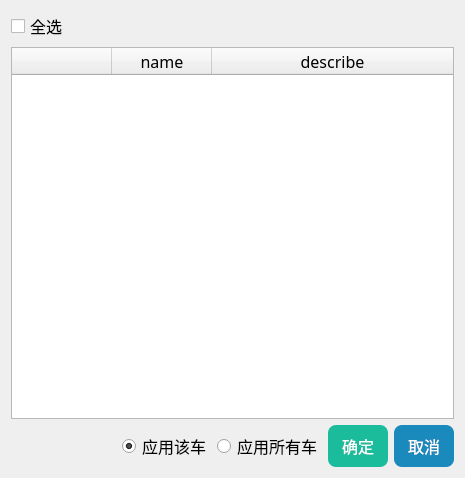
<?xml version="1.0" encoding="UTF-8"?>
<ui version="4.0">
 <class>edit_attribute_value</class>
 <widget class="QDialog" name="edit_attribute_value">
  <property name="geometry">
   <rect>
    <x>0</x>
    <y>0</y>
    <width>465</width>
    <height>478</height>
   </rect>
  </property>
  <property name="windowTitle">
   <string>edit_attribute_value</string>
  </property>
  <layout class="QGridLayout" name="gridLayout">
   <item row="0" column="0">
    <widget class="QCheckBox" name="checkBox">
     <property name="font">
      <font>
       <family>微软雅黑</family>
       <pointsize>12</pointsize>
      </font>
     </property>
     <property name="text">
      <string>全选</string>
     </property>
    </widget>
   </item>
   <item row="0" column="1" colspan="3">
    <spacer name="horizontalSpacer">
     <property name="orientation">
      <enum>Qt::Horizontal</enum>
     </property>
     <property name="sizeHint" stdset="0">
      <size>
       <width>229</width>
       <height>20</height>
      </size>
     </property>
    </spacer>
   </item>
   <item row="1" column="0" colspan="5">
    <widget class="QTableWidget" name="tableWidget">
     <property name="font">
      <font>
       <family>微软雅黑</family>
       <pointsize>12</pointsize>
      </font>
     </property>
     <attribute name="horizontalHeaderStretchLastSection">
      <bool>true</bool>
     </attribute>
     <column>
      <property name="text">
       <string/>
      </property>
     </column>
     <column>
      <property name="text">
       <string>name</string>
      </property>
      <property name="font">
       <font>
        <family>微软雅黑</family>
        <pointsize>12</pointsize>
       </font>
      </property>
     </column>
     <column>
      <property name="text">
       <string>describe</string>
      </property>
      <property name="font">
       <font>
        <family>微软雅黑</family>
        <pointsize>12</pointsize>
       </font>
      </property>
     </column>
    </widget>
   </item>
   <item row="2" column="0">
    <spacer name="horizontalSpacer_2">
     <property name="orientation">
      <enum>Qt::Horizontal</enum>
     </property>
     <property name="sizeHint" stdset="0">
      <size>
       <width>196</width>
       <height>20</height>
      </size>
     </property>
    </spacer>
   </item>
   <item row="2" column="1">
    <widget class="QRadioButton" name="singleButton">
     <property name="font">
      <font>
       <family>微软雅黑</family>
       <pointsize>12</pointsize>
      </font>
     </property>
     <property name="text">
      <string>应用该车</string>
     </property>
     <property name="checked">
      <bool>true</bool>
     </property>
    </widget>
   </item>
   <item row="2" column="2">
    <widget class="QRadioButton" name="allButton">
     <property name="font">
      <font>
       <family>微软雅黑</family>
       <pointsize>12</pointsize>
      </font>
     </property>
     <property name="text">
      <string>应用所有车</string>
     </property>
     <property name="checked">
      <bool>false</bool>
     </property>
    </widget>
   </item>
   <item row="2" column="3">
    <widget class="QPushButton" name="yesButton">
     <property name="font">
      <font>
       <family>微软雅黑</family>
       <pointsize>12</pointsize>
      </font>
     </property>
     <property name="styleSheet">
      <string notr="true">.QPushButton {
	border-style: none;
	border: 0px;
	min-height:42px;
    min-width:60px;
	border-radius: 8px;
	color: rgb(255, 255, 255);
	
	background-color: rgb(26, 188, 156);
    background-repeat:no-repeat;
}


.QPushButton:hover{ 
background-color: rgb(74, 215, 187);
    background-repeat:no-repeat;
}

.QPushButton:pressed{ 
background-color: rgb(19, 159, 131);
}
</string>
     </property>
     <property name="text">
      <string>确定</string>
     </property>
    </widget>
   </item>
   <item row="2" column="4">
    <widget class="QPushButton" name="cancelButton">
     <property name="font">
      <font>
       <family>微软雅黑</family>
       <pointsize>12</pointsize>
      </font>
     </property>
     <property name="styleSheet">
      <string notr="true">.QPushButton {
	border-style: none;
	border: 0px;
	min-height:42px;
    min-width:60px;
	border-radius: 8px;
	color: rgb(255, 255, 255);
	
background-color: rgb(26, 137, 188);
    background-repeat:no-repeat;
}


.QPushButton:hover{ 
background-color: rgb(88, 174, 214);
    background-repeat:no-repeat;
}

.QPushButton:pressed{ 
background-color: rgb(20, 113, 157);
}

</string>
     </property>
     <property name="text">
      <string>取消</string>
     </property>
    </widget>
   </item>
  </layout>
 </widget>
 <layoutdefault spacing="6" margin="11"/>
 <resources>
  <include location="agvinfo_config.qrc"/>
 </resources>
 <connections>
  <connection>
   <sender>yesButton</sender>
   <signal>clicked()</signal>
   <receiver>edit_attribute_value</receiver>
   <slot>accept()</slot>
   <hints>
    <hint type="sourcelabel">
     <x>227</x>
     <y>393</y>
    </hint>
    <hint type="destinationlabel">
     <x>107</x>
     <y>371</y>
    </hint>
   </hints>
  </connection>
  <connection>
   <sender>cancelButton</sender>
   <signal>clicked()</signal>
   <receiver>edit_attribute_value</receiver>
   <slot>reject()</slot>
   <hints>
    <hint type="sourcelabel">
     <x>295</x>
     <y>396</y>
    </hint>
    <hint type="destinationlabel">
     <x>346</x>
     <y>349</y>
    </hint>
   </hints>
  </connection>
 </connections>
</ui>
